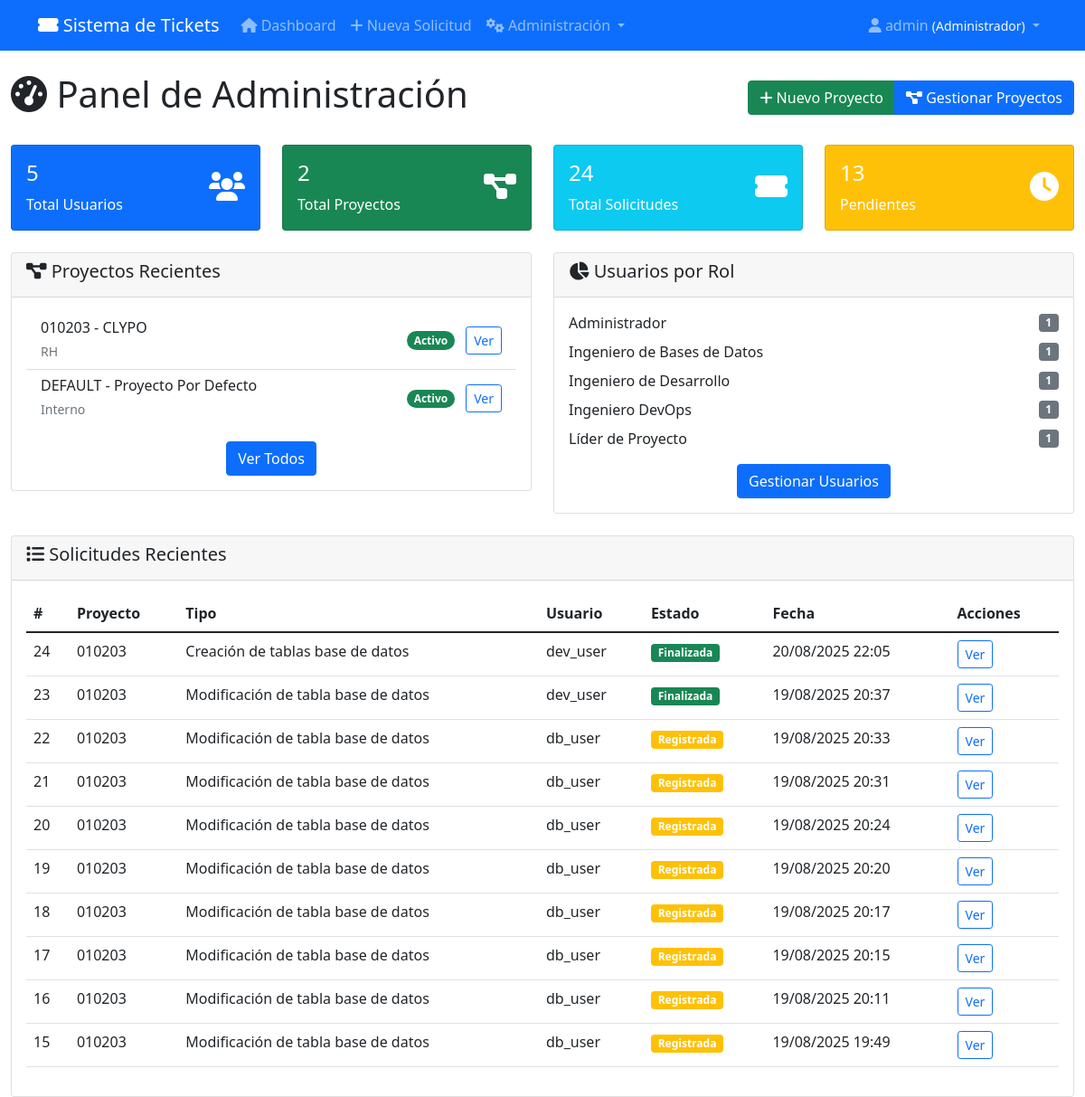
Before: /admin-panel/ (signed in) with the older database file.
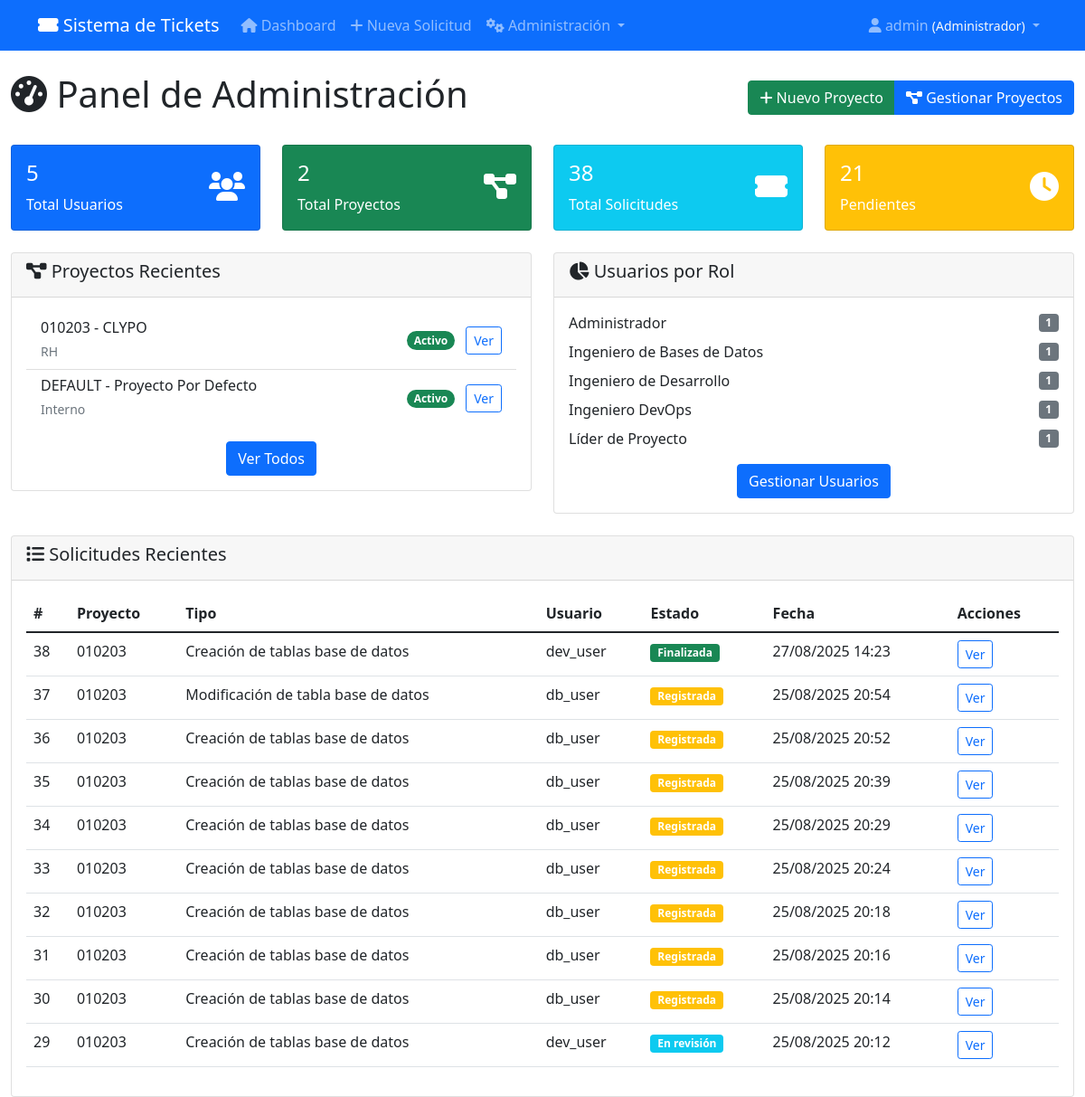
After: the same page with the newer database file.
### tickets/models.py (models this page shows, shortened)
class Proyecto(models.Model):
    nombre = models.CharField(max_length=100, unique=True, verbose_name="Nombre del Proyecto")
    codigo = models.CharField(max_length=20, unique=True, verbose_name="Código del Proyecto",
                             help_text="Código único para identificar el proyecto (ej: PROJ001)")
    descripcion = models.TextField(blank=True, verbose_name="Descripción")
    cliente = models.CharField(max_length=100, blank=True, verbose_name="Cliente")
    lider_proyecto = models.ForeignKey(User, on_delete=models.SET_NULL, null=True, blank=True,
                                      related_name='proyectos_liderados', verbose_name="Líder del Proyecto")
    base_datos_principal = models.CharField(max_length=100, blank=True, verbose_name="Base de Datos Principal")
    motor_bd = models.CharField(max_length=50, choices=[
        ('mysql', 'MySQL'),
        ('postgresql', 'PostgreSQL'),
        ('sqlserver', 'SQL Server'),
        ('oracle', 'Oracle'),
        ('sqlite', 'SQLite')
    ], default='mysql', verbose_name="Motor de Base de Datos")
    ESTADOS_PROYECTO = [
        ('activo', 'Activo'),
        ('en_pausa', 'En Pausa'),
        ('finalizado', 'Finalizado'),
        ('cancelado', 'Cancelado'),
    ]
    estado = models.CharField(max_length=20, choices=ESTADOS_PROYECTO, default='activo', verbose_name="Estado")
    fecha_inicio = models.DateField(null=True, blank=True, verbose_name="Fecha de Inicio")
    fecha_fin_estimada = models.DateField(null=True, blank=True, verbose_name="Fecha de Fin Estimada")
    fecha_creacion = models.DateTimeField(auto_now_add=True, verbose_name="Fecha de Creación")
    fecha_actualizacion = models.DateTimeField(auto_now=True, verbose_name="Última Actualización")
    configuraciones = models.JSONField(default=dict, blank=True, verbose_name="Configuraciones Adicionales",
                                     help_text="Configuraciones específicas del proyecto en formato JSON")
    activo = models.BooleanField(default=True, verbose_name="Activo")
    class Meta:
        verbose_name = "Proyecto"
        verbose_name_plural = "Proyectos"
        ordering = ['nombre']

class Solicitud(models.Model):
    TIPOS_SOLICITUD = [
        ('crear_tabla', 'Creación de tablas base de datos'),
        ('modificar_tabla', 'Modificación de tabla base de datos'),
        ('compilar_objetos', 'Compilación de objetos'),
        ('asignar_permisos', 'Asignación de permisos'),
        ('crear_usuarios', 'Creación de usuarios y roles'),
        ('pull_request', 'Solicitud pull request'),
        ('despliegue', 'Solicitud de despliegue'),
        ('crear_bd', 'Creación de bases de datos'),
        ('crear_esquemas', 'Creación de esquemas'),
        ('compilar_scripts_qa', 'Compilación de scripts de tickets en QA'),
        ('compilar_scripts_pu', 'Compilación de scripts de tickets en PU'),
    ]
    TIPOS_ARCHIVO = [
        ('excel', 'Excel'),
        ('zip', 'ZIP'),
        ('sql', 'SQL'),
    ]
    ESTADOS = [
        ('registrada', 'Registrada'),
        ('revision', 'En revisión'),
        ('aprobada', 'Aprobada'),
        ('rechazada', 'Rechazada'),
        ('finalizada', 'Finalizada'),
        ('cancelada', 'Cancelada'),
        ('pendiente_aprobacion_lider', 'Pendiente aprobación líder'),
    ]
    AMBIENTES = [
        ('desarrollo', 'Desarrollo'),
        ('qa', 'QA'),
        ('pu', 'Producción'),
        ('todos', 'Todos los ambientes'),
    ]
    TIPOS_BD = ['crear_tabla', 'modificar_tabla', 'asignar_permisos', 'crear_usuarios', 'crear_bd', 'crear_esquemas']
    TIPOS_DEVOPS = ['pull_request', 'despliegue']
    TIPOS_COMPILACION = ['compilar_objetos', 'compilar_scripts_qa', 'compilar_scripts_pu']
    proyecto = models.ForeignKey(Proyecto, on_delete=models.CASCADE,
                                related_name='solicitudes', verbose_name="Proyecto",  null=True, blank=True)
    tipo_solicitud = models.CharField(max_length=30, choices=TIPOS_SOLICITUD)
    tipo_archivo = models.CharField(max_length=10, choices=TIPOS_ARCHIVO, blank=True, null=True)
    archivo_adjunto = models.FileField(upload_to='solicitudes/', blank=True, null=True)
    estado = models.CharField(max_length=30, choices=ESTADOS, default='registrada')
    descripcion = models.TextField(blank=True, null=True)
    fecha_creacion = models.DateTimeField(auto_now_add=True)
    fecha_modificacion = models.DateTimeField(auto_now=True)
    usuario = models.ForeignKey(User, on_delete=models.CASCADE)
    base_datos_aplicacion = models.CharField(max_length=100, help_text="Base de datos o aplicación donde se aplicará")
    correo_notificacion = models.EmailField(help_text="Correo para notificaciones")
    ambientes_ejecucion = models.JSONField(default=list, blank=True, help_text="Ambientes donde ejecutar (para scripts)")
    lider_proyecto = models.ForeignKey(User, on_delete=models.SET_NULL, null=True, blank=True,
                                     related_name='solicitudes_lideradas',
                                     help_text="Líder que debe aprobar (para creación de usuarios)")
    url_commit = models.URLField(blank=True, null=True)
    nombre_branch = models.CharField(max_length=100, blank=True, null=True)
    entorno = models.CharField(max_length=50, blank=True, null=True)
    script_sql_generado = models.TextField(blank=True, null=True)
    estructura_validada = models.BooleanField(default=False, help_text="Si la estructura del archivo fue validada")
    usuario_creado = models.CharField(max_length=100, blank=True, null=True)
    password_generado = models.CharField(max_length=100, blank=True, null=True)
    class Meta:
        ordering = ['-fecha_creacion']

### tickets/views.py (the view)
# urls.py: path('admin-panel/', views.panel_administracion, name='panel_administracion'),
@login_required
@user_passes_test(es_admin)
def panel_administracion(request):
    stats = {
        'total_usuarios': User.objects.count(),
        'usuarios_activos': User.objects.filter(is_active=True).count(),
        'total_proyectos': Proyecto.objects.count(),
        'proyectos_activos': Proyecto.objects.filter(activo=True).count(),
        'total_solicitudes': Solicitud.objects.count(),
        'solicitudes_pendientes': Solicitud.objects.filter(estado='registrada').count(),
    }
    roles_stats = dict(UserProfile.objects.values('role').annotate(count=Count('role')).values_list('role', 'count'))
    proyectos_recientes = Proyecto.objects.order_by('-fecha_creacion')[:5]
    solicitudes_recientes = Solicitud.objects.order_by('-fecha_creacion')[:10]
    usuarios_sin_perfil = User.objects.filter(profile__isnull=True)
    context = {
        'stats': stats,
        'roles_stats': roles_stats,
        'roles': UserProfile.ROLES,  # AGREGADO para el template
        'proyectos_recientes': proyectos_recientes,
        'solicitudes_recientes': solicitudes_recientes,
        'usuarios_sin_perfil': usuarios_sin_perfil,
    }
    return render(request, 'tickets/admin/panel_administracion.html', context)

### tickets/views.py (called while the page is built)
def es_admin(user):
    return user.is_authenticated and hasattr(user, 'profile') and user.profile.role == 'admin'

### templates/tickets/admin/panel_administracion.html (shortened to what the changed rows need)
{% extends 'base.html' %}
{% block content %}
<div class="row">
    <div class="col-12">
        <div class="d-flex justify-content-between align-items-center mb-4">
            <h1><i class="fas fa-tachometer-alt"></i> Panel de Administración</h1>
        </div>
    </div>
</div>
<div class="row mb-4">
    <div class="col-md-3">
        <div class="card bg-info text-white">
            <div class="card-body">
                <div class="d-flex justify-content-between">
                    <div>
                        <h4>{{ stats.total_solicitudes }}</h4>
                        <p class="mb-0">Total Solicitudes</p>
                    </div>
                </div>
            </div>
        </div>
    </div>
    <div class="col-md-3">
        <div class="card bg-warning text-white">
            <div class="card-body">
                <div class="d-flex justify-content-between">
                    <div>
                        <h4>{{ stats.solicitudes_pendientes }}</h4>
                        <p class="mb-0">Pendientes</p>
                    </div>
                </div>
            </div>
        </div>
    </div>
</div>
<div class="row">
    <div class="col-md-6">
        <div class="card">
            <div class="card-body">
                {% if proyectos_recientes %}
                    <div class="list-group list-group-flush">
                        {% for proyecto in proyectos_recientes %}
                        <div class="list-group-item d-flex justify-content-between align-items-center">
                            <div>
                                <h6 class="mb-1">{{ proyecto.codigo }} - {{ proyecto.nombre }}</h6>
                                <small class="text-muted">{{ proyecto.cliente }}</small>
                            </div>
                            <div>
                                <span class="badge bg-{% if proyecto.estado == 'activo' %}success{% elif proyecto.estado == 'en_pausa' %}warning{% elif proyecto.estado == 'finalizado' %}info{% else %}danger{% endif %} rounded-pill">
                                    {{ proyecto.get_estado_display }}
                                </span>
                                <a href="{% url 'detalle_proyecto' proyecto.pk %}" class="btn btn-sm btn-outline-primary ms-2">
                                    Ver
                                </a>
                            </div>
                        </div>
                        {% endfor %}
                    </div>
                {% else %}
                    <p class="text-muted">No hay proyectos registrados.</p>
                {% endif %}
            </div>
        </div>
    </div>
    <div class="col-md-6">
        <div class="card">
            <div class="card-body">
                {% if roles_stats %}
                    {% for role_code, count in roles_stats.items %}
                    <div class="d-flex justify-content-between align-items-center mb-2">
                        <span>
                            {% for r_code, r_name in roles %}
                                {% if r_code == role_code %}{{ r_name }}{% endif %}
                            {% endfor %}
                        </span>
                        <span class="badge bg-secondary">{{ count }}</span>
                    </div>
                    {% endfor %}
                {% else %}
                    <p class="text-muted">No hay estadísticas de roles disponibles.</p>
                {% endif %}
            </div>
        </div>
    </div>
</div>
<div class="row mt-4">
    <div class="col-12">
        <div class="card">
            <div class="card-body">
                {% if solicitudes_recientes %}
                    <div class="table-responsive">
                        <table class="table table-hover">
                            <thead>
                                <tr>
                                    <th>#</th>
                                    <th>Proyecto</th>
                                    <th>Tipo</th>
                                    <th>Usuario</th>
                                    <th>Estado</th>
                                    <th>Fecha</th>
                                    <th>Acciones</th>
                                </tr>
                            </thead>
                            <tbody>
                                {% for solicitud in solicitudes_recientes %}
                                <tr>
                                    <td>{{ solicitud.id }}</td>
                                    <td>
                                        {% if solicitud.proyecto %}
                                            {{ solicitud.proyecto.codigo }}
                                        {% else %}
                                            <span class="text-muted">Sin proyecto</span>
                                        {% endif %}
                                    </td>
                                    <td>{{ solicitud.get_tipo_solicitud_display }}</td>
                                    <td>{{ solicitud.usuario.username }}</td>
                                    <td>
                                        <span class="badge bg-{% if solicitud.estado == 'finalizada' %}success{% elif solicitud.estado == 'registrada' %}warning{% else %}info{% endif %}">
                                            {{ solicitud.get_estado_display }}
                                        </span>
                                    </td>
                                    <td>{{ solicitud.fecha_creacion|date:"d/m/Y H:i" }}</td>
                                    <td>
                                        <a href="{% url 'detalle_solicitud' solicitud.pk %}" class="btn btn-sm btn-outline-primary">
                                            Ver
                                        </a>
                                    </td>
                                </tr>
                                {% endfor %}
                            </tbody>
                        </table>
                    </div>
                {% else %}
                    <p class="text-muted">No hay solicitudes registradas.</p>
                {% endif %}
            </div>
        </div>
    </div>
</div>
{% endblock %}

Changed rows visible on the page:
no longer on this page (row unchanged): Solicitud: id "24", proyecto.codigo "010203", tipo_solicitud "Creación de tablas base de datos", usuario.username "dev_user", estado "Finalizada", fecha_creacion "20/08/2025 22:05"
no longer on this page (row unchanged): Solicitud: id "23", proyecto.codigo "010203", tipo_solicitud "Modificación de tabla base de datos", usuario.username "dev_user", estado "Finalizada", fecha_creacion "19/08/2025 20:37"
no longer on this page (row unchanged): Solicitud: id "22", proyecto.codigo "010203", tipo_solicitud "Modificación de tabla base de datos", usuario.username "db_user", estado "Registrada", fecha_creacion "19/08/2025 20:33"
no longer on this page (row unchanged): Solicitud: id "21", proyecto.codigo "010203", tipo_solicitud "Modificación de tabla base de datos", usuario.username "db_user", estado "Registrada", fecha_creacion "19/08/2025 20:31"
no longer on this page (row unchanged): Solicitud: id "20", proyecto.codigo "010203", tipo_solicitud "Modificación de tabla base de datos", usuario.username "db_user", estado "Registrada", fecha_creacion "19/08/2025 20:24"
no longer on this page (row unchanged): Solicitud: id "19", proyecto.codigo "010203", tipo_solicitud "Modificación de tabla base de datos", usuario.username "db_user", estado "Registrada", fecha_creacion "19/08/2025 20:20"
no longer on this page (row unchanged): Solicitud: id "18", proyecto.codigo "010203", tipo_solicitud "Modificación de tabla base de datos", usuario.username "db_user", estado "Registrada", fecha_creacion "19/08/2025 20:17"
no longer on this page (row unchanged): Solicitud: id "17", proyecto.codigo "010203", tipo_solicitud "Modificación de tabla base de datos", usuario.username "db_user", estado "Registrada", fecha_creacion "19/08/2025 20:15"
no longer on this page (row unchanged): Solicitud: id "16", proyecto.codigo "010203", tipo_solicitud "Modificación de tabla base de datos", usuario.username "db_user", estado "Registrada", fecha_creacion "19/08/2025 20:11"
no longer on this page (row unchanged): Solicitud: id "15", proyecto.codigo "010203", tipo_solicitud "Modificación de tabla base de datos", usuario.username "db_user", estado "Registrada", fecha_creacion "19/08/2025 19:49"
added Solicitud: id "38", proyecto.codigo "010203", tipo_solicitud "Creación de tablas base de datos", usuario.username "dev_user", estado "Finalizada", fecha_creacion "27/08/2025 14:23"
added Solicitud: id "37", proyecto.codigo "010203", tipo_solicitud "Modificación de tabla base de datos", usuario.username "db_user", estado "Registrada", fecha_creacion "25/08/2025 20:54"
added Solicitud: id "36", proyecto.codigo "010203", tipo_solicitud "Creación de tablas base de datos", usuario.username "db_user", estado "Registrada", fecha_creacion "25/08/2025 20:52"
added Solicitud: id "35", proyecto.codigo "010203", tipo_solicitud "Creación de tablas base de datos", usuario.username "db_user", estado "Registrada", fecha_creacion "25/08/2025 20:39"
added Solicitud: id "34", proyecto.codigo "010203", tipo_solicitud "Creación de tablas base de datos", usuario.username "db_user", estado "Registrada", fecha_creacion "25/08/2025 20:29"
added Solicitud: id "33", proyecto.codigo "010203", tipo_solicitud "Creación de tablas base de datos", usuario.username "db_user", estado "Registrada", fecha_creacion "25/08/2025 20:24"
added Solicitud: id "32", proyecto.codigo "010203", tipo_solicitud "Creación de tablas base de datos", usuario.username "db_user", estado "Registrada", fecha_creacion "25/08/2025 20:18"
added Solicitud: id "31", proyecto.codigo "010203", tipo_solicitud "Creación de tablas base de datos", usuario.username "db_user", estado "Registrada", fecha_creacion "25/08/2025 20:16"
added Solicitud: id "30", proyecto.codigo "010203", tipo_solicitud "Creación de tablas base de datos", usuario.username "db_user", estado "Registrada", fecha_creacion "25/08/2025 20:14"
added Solicitud: id "29", proyecto.codigo "010203", tipo_solicitud "Creación de tablas base de datos", usuario.username "dev_user", estado "En revisión", fecha_creacion "25/08/2025 20:12"
Other visible differences:
{{ stats.total_solicitudes }}: "24" → "38"
{{ stats.solicitudes_pendientes }}: "13" → "21"
